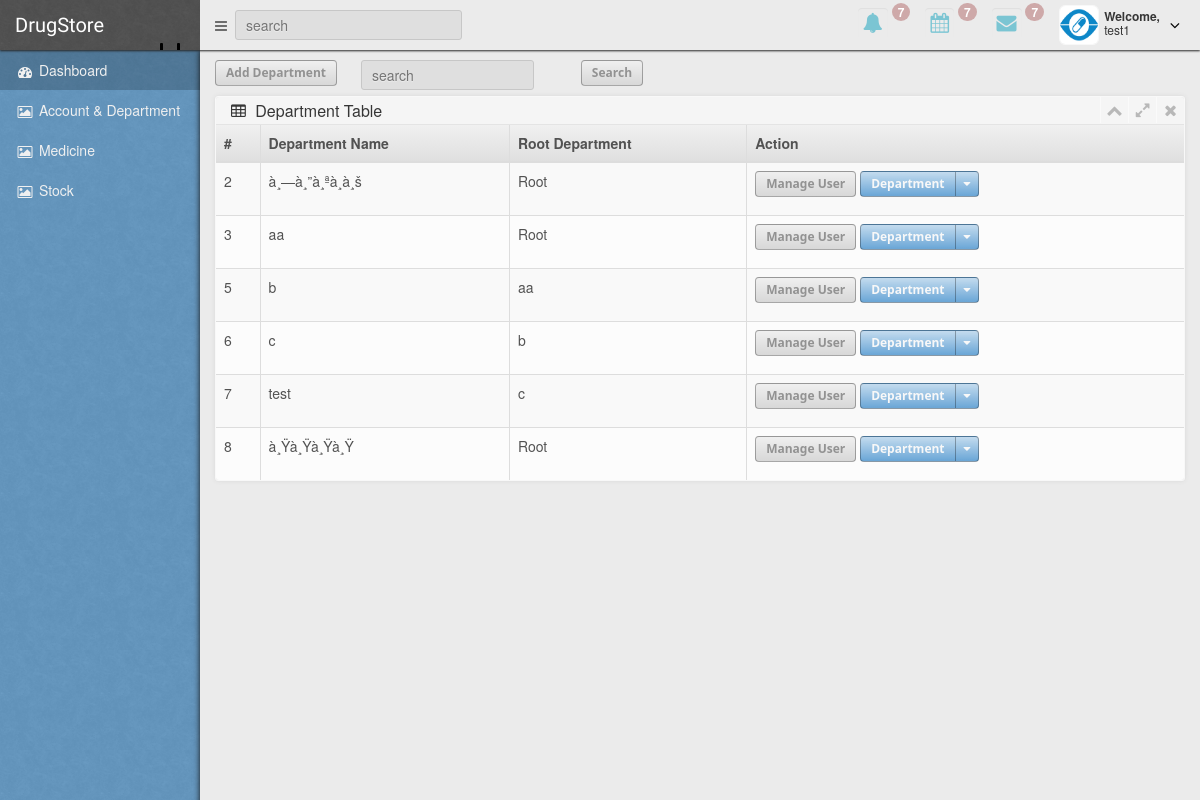
The app's page /index.php?g=department&p=index (signed in) with its own data.
### tables this page shows
CREATE TABLE IF NOT EXISTS `department` (
`id` int(11) NOT NULL,
  `dep_name` varchar(255) NOT NULL,
  `dep_root` int(11) NOT NULL
);

### controller/depratment.php (called while the page is built, shortened)
<?php
class DepartmentModel extends Manager {
    public static function getDep () {
        $cn = self::getCn();
        $sql = "SELECT * FROM department";
        return $cn->query($sql);
    }
    public static function getDepById ($id) {
        $cn = self::getCn();
        $sql = "SELECT * FROM department WHERE id = ".$id;
        return $cn->query($sql);
    }
    public static function getDepByUserId ($user_id) {
        $cn = self::getCn();
        $sql = "SELECT * FROM dep_user WHERE user_id = ".$user_id;
        return $cn->query($sql);
    }
}
?>

### view/department/index.php (the view, shortened to what this page needs)
<?php
require_once 'controller/depratment.php';
$dep = DepartmentModel::getDep();
?>
<div class="row">
    <div class="col-xs-12 col-sm-6">
<button type="button" class="btn btn-default" onclick="window.location.href='index.php?g=department&p=add'">Add Department</button>
        <div id="search" style="display: inline-block;">
            <input type="text" placeholder="search">
        </div>
        <button type="button" class="btn btn-default"  >Search</button>
    </div>
</div>
<div class="row">
    <div class="col-xs-12">
        <div class="box">
            <div class="box-header">
                <div class="box-name">
                    <i class="fa fa-table"></i>
                    <span>Department Table</span>
                </div>
                <div class="box-icons">
                    <a class="collapse-link">
                        <i class="fa fa-chevron-up"></i>
                    </a>
                    <a class="expand-link">
                        <i class="fa fa-expand"></i>
                    </a>
                    <a class="close-link">
                        <i class="fa fa-times"></i>
                    </a>
                </div>
            </div>
            <div class="box-content no-padding">
                <table class="table table-striped table-bordered table-hover table-heading no-border-bottom">
                    <thead>
                    <tr>
                        <th>#</th>
                        <th>Department Name</th>
                        <th>Root Department</th>
                        <th>Action</th>
                    </tr>
                    </thead>
                    <tbody>
                    <?php
                    foreach ($dep as $r) {
                         if ($r['dep_root'] == 0 ) {
                            $dr = "Root";
                        } else {
                            $dd = DepartmentModel::getDepById($r['dep_root'])->fetchAll();
                            $dr = $dd[0]["dep_name"];
                        }
                        echo <<<HTML
                        <tr>
                        <td>{$r['id']}</td>
                        <td>{$r['dep_name']}</td>
                        <td>{$dr}</td>
                        <td>
                            <button type="button" class="btn btn-default" onclick="window.location.href='index.php?g=department&p=manage&id={$r['id']}'" >Manage User</button>
                            <div class="btn-group">
                                <a class="btn btn-primary" href="#"> Department </a>
                                <a class="btn btn-primary dropdown-toggle" data-toggle="dropdown" href="#">
                                    <span class="fa fa-caret-down"></span></a>
                                <ul class="dropdown-menu">
                                    <li><a href="index.php?g=department&p=edit&id={$r['id']}"><i class="fa fa-pencil fa-fw"></i> Edit</a></li>
                                    <li><a href="action/department/del.php?id={$r['id']}"><i class="fa fa-trash-o fa-fw"></i> Delete</a></li>
                                </ul>
                            </div>
                        </td>
                    </tr>
HTML;
                    }
                    ?>
                    </tbody>
                </table>
            </div>
        </div>
    </div>
</div>

### records on screen
department: id "2", dep_name "à¸—à¸”à¸ªà¸­à¸š", dep_root "Root"
department: id "3", dep_name "aa", dep_root "Root"
department: id "5", dep_name "b", department.dep_name "aa"
department: id "6", dep_name "c", department.dep_name "b"
department: id "7", dep_name "test", department.dep_name "c"
department: id "8", dep_name "à¸Ÿà¸Ÿà¸Ÿà¸Ÿ", dep_root "Root"

### other values on screen
$_SESSION['user'] "test1"
